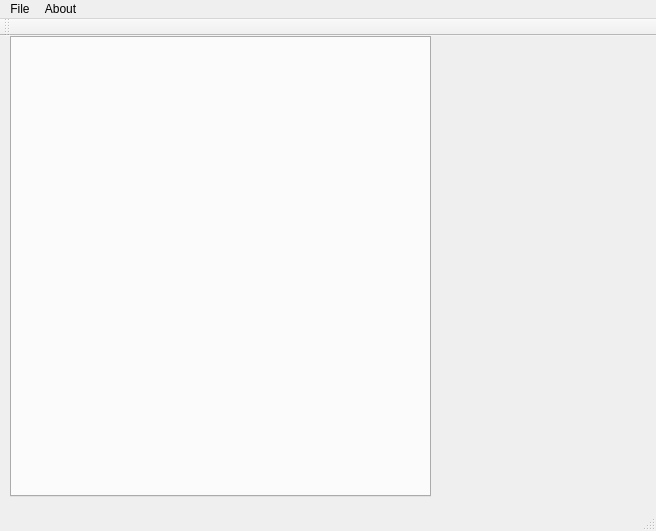
<?xml version="1.0" encoding="UTF-8"?>
<ui version="4.0">
 <class>MainWindow</class>
 <widget class="QMainWindow" name="MainWindow">
  <property name="geometry">
   <rect>
    <x>0</x>
    <y>0</y>
    <width>656</width>
    <height>531</height>
   </rect>
  </property>
  <property name="windowTitle">
   <string>MainWindow</string>
  </property>
  <widget class="QWidget" name="centralWidget">
   <widget class="QTabWidget" name="tabWidget">
    <property name="geometry">
     <rect>
      <x>10</x>
      <y>0</y>
      <width>421</width>
      <height>461</height>
     </rect>
    </property>
    <property name="tabsClosable">
     <bool>true</bool>
    </property>
    <property name="movable">
     <bool>true</bool>
    </property>
   </widget>
  </widget>
  <widget class="QMenuBar" name="menuBar">
   <property name="geometry">
    <rect>
     <x>0</x>
     <y>0</y>
     <width>656</width>
     <height>22</height>
    </rect>
   </property>
   <widget class="QMenu" name="menuFile">
    <property name="title">
     <string>File</string>
    </property>
    <addaction name="separator"/>
    <addaction name="actionNew_Game"/>
    <addaction name="actionLoad_Game"/>
    <addaction name="actionSave_Game"/>
   </widget>
   <widget class="QMenu" name="menuAbout">
    <property name="title">
     <string>About</string>
    </property>
   </widget>
   <addaction name="menuFile"/>
   <addaction name="menuAbout"/>
  </widget>
  <widget class="QToolBar" name="mainToolBar">
   <attribute name="toolBarArea">
    <enum>TopToolBarArea</enum>
   </attribute>
   <attribute name="toolBarBreak">
    <bool>false</bool>
   </attribute>
  </widget>
  <widget class="QStatusBar" name="statusBar"/>
  <action name="actionNew_Game">
   <property name="text">
    <string>New Game</string>
   </property>
  </action>
  <action name="actionLoad_Game">
   <property name="text">
    <string>Load Game</string>
   </property>
  </action>
  <action name="actionSave_Game">
   <property name="text">
    <string>Save Game</string>
   </property>
  </action>
 </widget>
 <layoutdefault spacing="6" margin="11"/>
 <resources/>
 <connections/>
</ui>
